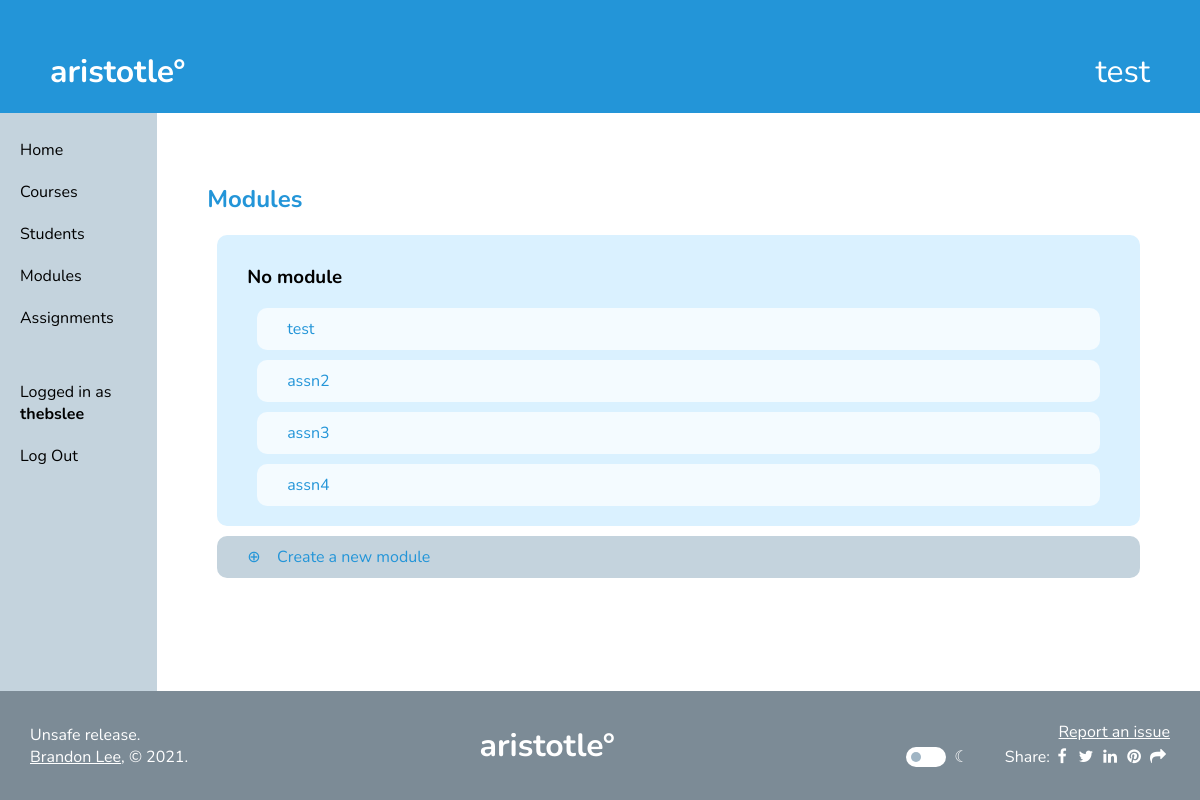
Page /forum/modules/ (signed in) on the earlier database version.
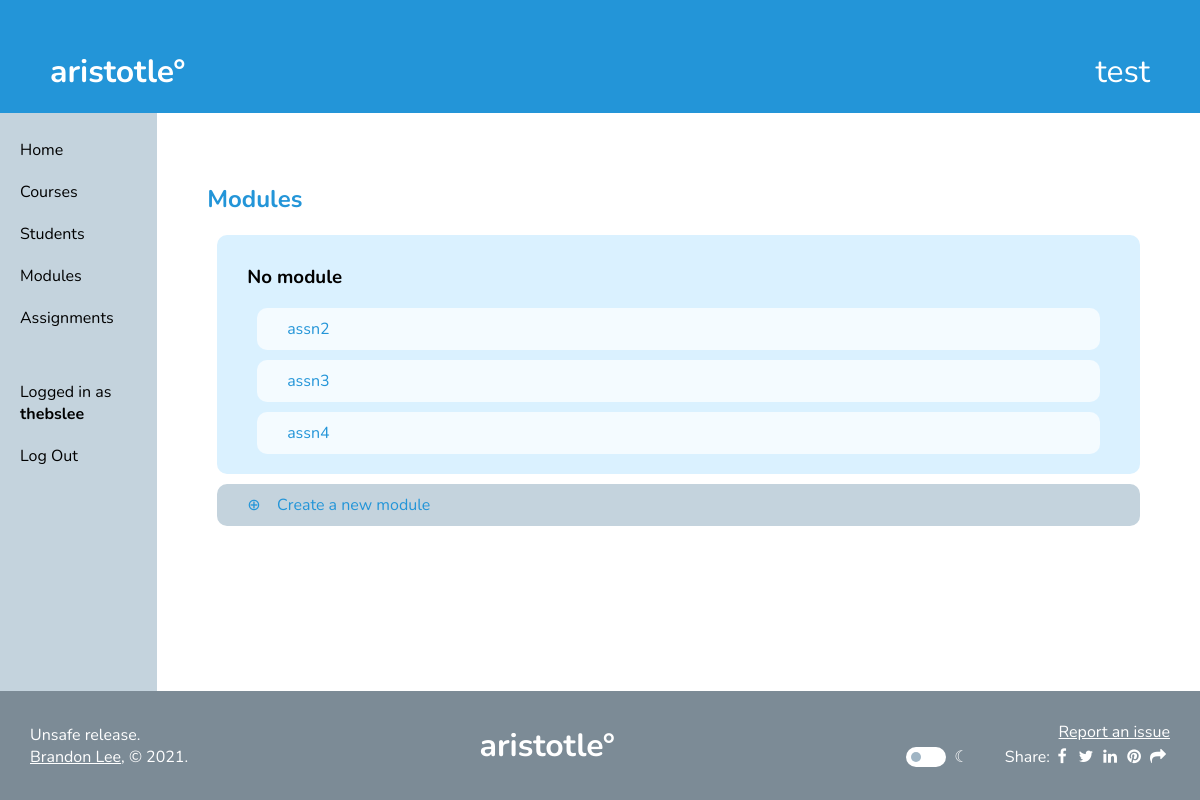
Same page on the later database version.
### forum/models.py (models this page shows)
class Assignment(models.Model):
    course = models.ForeignKey(
        Course,
        on_delete=models.CASCADE,
        related_name='assignments_of_course'
    )
    module = models.ForeignKey(
        AssignmentModule,
        on_delete=models.CASCADE,
        related_name='assignments_of_module',
        null=True
    )
    title = models.CharField(max_length=100)
    start_datetime = models.DateTimeField(null=True, blank=True)
    end_datetime = models.DateTimeField(null=True, blank=True)
    description = models.TextField(max_length=10000, blank=True)
    total_points = models.FloatField(null=True, blank=True)

### forum/views.py (the view)
# urls.py: path('modules/', views.modules, name='modules'),
def modules(request):
    if not request.user.is_authenticated:
        return redirect('home')
    context = alwaysContext(request)
    course = Course.objects.filter(id=request.session.get('selected_course_id')).first()
    context["modules"] = {"No module" : Assignment.objects.filter(course=course, module=None)}
    for module in AssignmentModule.objects.filter(course=course):
        context["modules"][module.name] = Assignment.objects.filter(course=course, module=module)
    return render(request, "modules.html", context)

### forum/views.py (called while the page is built)
def alwaysContext(request):
    return {
        "username": request.user.username,
        "selected_course": Course.objects.filter(id=request.session.get('selected_course_id')).first()
    }

### forum/templates/modules.html
{% extends 'base.html' %}
{% load static %}
{% block content %}
<h2>Modules</h2>
{% for module_name,module_assignments in modules.items %}
<div class="cutebox">
    <h3>{{module_name}}</h3>
    {% for assn in module_assignments %}
    <a href='{% url 'forum:assignmentdetails' assn.id %}'><div class="cutebox" style="background-color: var(--main-background-overlay)">{{assn.title}}</div></a>
    {% endfor %}
</div>
{% endfor %}
<a href="{% url 'forum:createmodule' %}"><div class="cutebox" style="background-color: var(--fog-gray);">&#8853;&nbsp;&nbsp;&nbsp;&nbsp;Create a new module</div></a>
{% endblock %}

Differences in the rows shown:
removed Assignment: title "test"
